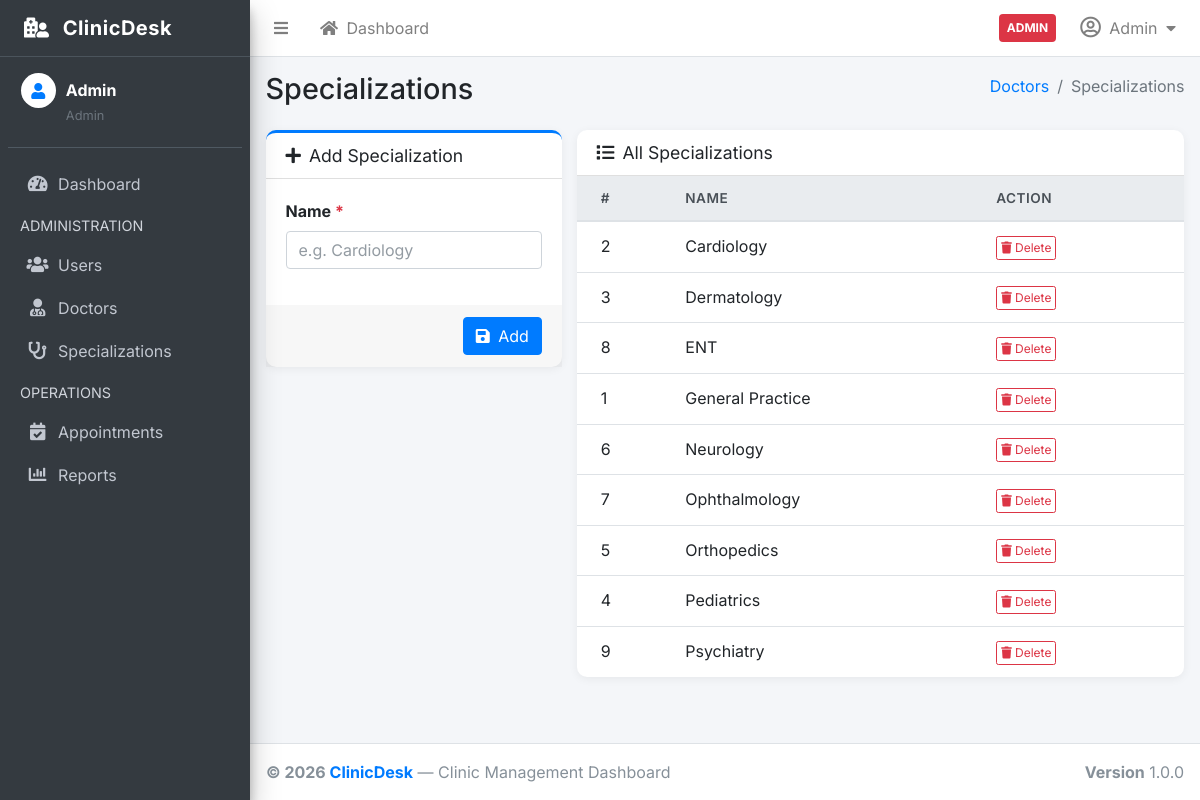
Page /index.php?page=doctors&action=specializations (signed in) on the committed database.
### tables this page shows
CREATE TABLE IF NOT EXISTS specializations (
    id   INT UNSIGNED AUTO_INCREMENT PRIMARY KEY,
    name VARCHAR(100) NOT NULL UNIQUE
);

### core/Database.php (called while the page is built, shortened)
<?php
class Database
{
    private static ?Database $instance = null;
    private mysqli $conn;
    private function __construct()
    {
        $this->conn = new mysqli(DB_HOST, DB_USER, DB_PASS, DB_NAME);
        $this->conn->set_charset(DB_CHARSET);
    }
    public static function getInstance(): self
    {
        if (self::$instance === null) {
            self::$instance = new self();
        }
        return self::$instance;
    }
    public function query(string $sql, string $types = '', array $params = []): mysqli_result|bool
    {
        $stmt = $this->conn->prepare($sql);
        $executed = $stmt->execute();
        $result = $stmt->get_result();
        if ($result instanceof mysqli_result) {
            return $result;
        }
        return true;
    }
}

### controllers/DoctorController.php (called while the page is built, shortened)
<?php
require_once __DIR__ . '/../core/Auth.php';
require_once __DIR__ . '/../core/helpers.php';
require_once __DIR__ . '/../models/SpecializationModel.php';
class DoctorController
{
    private SpecializationModel  $specs;
    public function __construct()
    {
        $this->specs   = new SpecializationModel();
    }
    public function specializations(): void
    {
        $specsList = $this->specs->getAll();
        require_once __DIR__ . '/../views/doctors/specializations.php';
    }
}

### core/Auth.php (called while the page is built, shortened)
<?php
require_once __DIR__ . '/../core/helpers.php';
class Auth
{
    public static function currentUser(): ?array
    {
        return $_SESSION['user'] ?? null;
    }
}

### core/helpers.php (called while the page is built, shortened)
<?php
function sanitize(mixed $value): string
{
    return htmlspecialchars((string) $value, ENT_QUOTES, 'UTF-8');
}

### models/BaseModel.php (called while the page is built, shortened)
<?php
require_once __DIR__ . '/../core/Database.php';
abstract class BaseModel
{
    protected Database $db;
    public function __construct()
    {
        $this->db = Database::getInstance();
    }
    protected function execute(string $sql, string $types = '', array $params = []): mysqli_result|bool
    {
        return $this->db->query($sql, $types, $params);
    }
    protected function fetchAll(string $sql, string $types = '', array $params = []): array
    {
        $result = $this->execute($sql, $types, $params);
        return $result->fetch_all(MYSQLI_ASSOC);
    }
}

### models/SpecializationModel.php (called while the page is built, shortened)
<?php
require_once __DIR__ . '/BaseModel.php';
class SpecializationModel extends BaseModel
{
    public function getAll(): array
    {
        return $this->fetchAll('SELECT * FROM specializations ORDER BY name ASC');
    }
}

### views/doctors/specializations.php (the view, shortened to what this page needs)
<?php
require_once __DIR__ . '/../../core/Auth.php';
require_once __DIR__ . '/../../core/helpers.php';
require_once __DIR__ . '/../partials/header.php';
require_once __DIR__ . '/../partials/navbar.php';
require_once __DIR__ . '/../partials/sidebar.php';
?>
<div class="content-wrapper">
  <div class="content-header">
    <div class="container-fluid">
      <div class="row mb-2">
        <div class="col-sm-6"><h1 class="m-0">Specializations</h1></div>
        <div class="col-sm-6">
          <ol class="breadcrumb float-sm-right">
            <li class="breadcrumb-item"><a href="index.php?page=doctors">Doctors</a></li>
            <li class="breadcrumb-item active">Specializations</li>
          </ol>
        </div>
      </div>
    </div>
  </div>
  <section class="content">
    <div class="container-fluid">
      <div class="row">
        <div class="col-lg-4">
          <div class="card card-outline card-primary">
            <div class="card-header">
              <h3 class="card-title"><i class="fas fa-plus mr-2"></i>Add Specialization</h3>
            </div>
            <form method="POST" action="index.php?page=doctors&action=add_specialization">
              <div class="card-body">
                <div class="form-group">
                  <label>Name <span class="text-danger">*</span></label>
                  <input type="text" name="name" class="form-control"
                         placeholder="e.g. Cardiology" required minlength="2">
                </div>
              </div>
              <div class="card-footer text-right">
                <button type="submit" class="btn btn-primary">
                  <i class="fas fa-save mr-1"></i> Add
                </button>
              </div>
            </form>
          </div>
        </div>
        <div class="col-lg-8">
          <div class="card">
            <div class="card-header">
              <h3 class="card-title"><i class="fas fa-list mr-2"></i>All Specializations</h3>
            </div>
            <div class="card-body p-0">
              <table class="table table-hover mb-0">
                <thead class="thead-light">
                  <tr><th>#</th><th>Name</th><th>Action</th></tr>
                </thead>
                <tbody>
                  <?php if (empty($specsList)): ?>
                    <tr><td colspan="3" class="text-center text-muted py-4">No specializations yet.</td></tr>
                  <?php else: ?>
                    <?php foreach ($specsList as $s): ?>
                    <tr>
                      <td><?= (int)$s['id'] ?></td>
                      <td><?= sanitize($s['name']) ?></td>
                      <td>
                        <form method="POST" action="index.php?page=doctors&action=delete_specialization"
                              class="d-inline"
                              onsubmit="return confirm('Delete specialization \'<?= sanitize(addslashes($s['name'])) ?>\'?')">
                          <button type="submit" class="btn btn-xs btn-outline-danger">
                            <i class="fas fa-trash"></i> Delete
                          </button>
                        </form>
                      </td>
                    </tr>
                    <?php endforeach; ?>
                  <?php endif; ?>
                </tbody>
              </table>
            </div>
          </div>
        </div>
      </div>
    </div>
  </section>
</div>
<?php require_once __DIR__ . '/../partials/footer.php'; ?>

### index.php (shortened to what this page needs)
<?php
require_once ROOT . '/config/database.php';
require_once ROOT . '/core/helpers.php';
require_once ROOT . '/core/Auth.php';
$page   = preg_replace('/[^a-z0-9_]/', '', strtolower($_GET['page']   ?? 'login'));
$action = preg_replace('/[^a-z0-9_]/', '', strtolower($_GET['action'] ?? 'index'));
$controller = new $controllerClass();
$methodName = match (true) {
    $page === 'login'  && $action === 'index'   => 'showLogin',
    $page === 'login'  && $action === 'process' => 'processLogin',
    $page === 'logout'                           => 'processLogout',
    $page === 'dashboard'                        => 'index',
    $page === 'users' && $action === 'index'           => 'index',
    $page === 'users' && $action === 'create'          => 'create',
    $page === 'users' && $action === 'store'           => 'store',
    $page === 'users' && $action === 'edit'            => 'edit',
    $page === 'users' && $action === 'update'          => 'update',
    $page === 'users' && $action === 'toggle'          => 'toggleActive',
    $page === 'users' && $action === 'change_password' => 'changePassword',
    $page === 'doctors' && $action === 'index'                => 'index',
    $page === 'doctors' && $action === 'edit'                 => 'edit',
    $page === 'doctors' && $action === 'update'               => 'update',
    $page === 'doctors' && $action === 'specializations'      => 'specializations',
    $page === 'doctors' && $action === 'add_specialization'   => 'addSpecialization',
    $page === 'doctors' && $action === 'delete_specialization'=> 'deleteSpecialization',
    $page === 'appointments' && $action === 'index'         => 'index',
    $page === 'appointments' && $action === 'book'          => 'book',
    $page === 'appointments' && $action === 'store'         => 'store',
    $page === 'appointments' && $action === 'show'          => 'show',
    $page === 'appointments' && $action === 'update_status' => 'updateStatus',
    $page === 'appointments' && $action === 'cancel'        => 'cancel',
    $page === 'prescriptions' && $action === 'index'    => 'index',
    $page === 'prescriptions' && $action === 'create'   => 'create',
    $page === 'prescriptions' && $action === 'store'    => 'store',
    $page === 'prescriptions' && $action === 'download' => 'download',
    $page === 'reports'                                  => 'index',
    default => 'index',
};
if (method_exists($controller, $methodName)) {
    $controller->$methodName();
} else {
    http_response_code(404);
    require_once ROOT . '/views/errors/404.php';
}

### views/partials/header.php (shortened to what this page needs)
<!DOCTYPE html>
<html lang="en">
<head>
  <link rel="stylesheet" href="<?= BASE_URL ?>/public/assets/adminlte/plugins/fontawesome-free/css/all.min.css">
  <link rel="stylesheet" href="<?= BASE_URL ?>/public/assets/adminlte/plugins/datatables-bs4/css/dataTables.bootstrap4.min.css">
  <link rel="stylesheet" href="<?= BASE_URL ?>/public/assets/adminlte/dist/css/adminlte.min.css">
</head>
<body class="hold-transition sidebar-mini layout-fixed">
<div class="wrapper">

### views/partials/navbar.php (shortened to what this page needs)
<?php
require_once __DIR__ . '/../../core/Auth.php';
$currentUser = Auth::currentUser();
?>
<nav class="main-header navbar navbar-expand navbar-white navbar-light">
  <ul class="navbar-nav">
    <li class="nav-item">
      <a class="nav-link" data-widget="pushmenu" href="#" role="button">
        <i class="fas fa-bars"></i>
      </a>
    </li>
    <li class="nav-item d-none d-sm-inline-block">
      <a href="index.php?page=dashboard" class="nav-link">
        <i class="fas fa-home mr-1"></i> Dashboard
      </a>
    </li>
  </ul>
  <ul class="navbar-nav ml-auto">
    <li class="nav-item d-flex align-items-center mr-2">
      <span class="badge badge-<?=
        $currentUser['role'] === 'admin'   ? 'danger' :
        ($currentUser['role'] === 'doctor' ? 'info'   : 'success')
      ?> p-2 text-uppercase">
        <?= sanitize($currentUser['role']) ?>
      </span>
    </li>
    <li class="nav-item dropdown">
      <a class="nav-link" data-toggle="dropdown" href="#">
        <i class="far fa-user-circle fa-lg mr-1"></i>
        <span class="d-none d-sm-inline"><?= sanitize($currentUser['name']) ?></span>
        <i class="fas fa-caret-down ml-1"></i>
      </a>
    </li>
  </ul>
</nav>

### views/partials/sidebar.php (shortened to what this page needs)
<?php
require_once __DIR__ . '/../../core/Auth.php';
$currentUser = Auth::currentUser();
$role        = $currentUser['role'];
$currentPage = $_GET['page']   ?? 'dashboard';
function sidebarActive(string $page, string $action = ''): string {
    global $currentPage, $currentAct;
    if ($currentPage !== $page) return '';
    return 'active';
}
?>
<aside class="main-sidebar sidebar-dark-primary elevation-4">
  <a href="index.php?page=dashboard" class="brand-link">
    <i class="fas fa-hospital-user ml-3 mr-2 text-white"></i>
    <span class="brand-text font-weight-bold">ClinicDesk</span>
  </a>
  <div class="sidebar">
    <div class="user-panel mt-3 pb-3 mb-3 d-flex">
      <div class="image">
        <div class="img-circle bg-white text-center d-flex align-items-center justify-content-center"
             style="width:35px;height:35px;border-radius:50%;overflow:hidden">
          <?php if (!empty($currentUser['avatar']) && file_exists($currentUser['avatar'])): ?>
            <img src="<?= BASE_URL ?>/<?= sanitize($currentUser['avatar']) ?>" alt="Avatar"
                 style="width:100%;height:100%;object-fit:cover">
          <?php else: ?>
            <i class="fas fa-user text-primary"></i>
          <?php endif; ?>
        </div>
      </div>
      <div class="info">
        <a href="index.php?page=profile" class="d-block text-white font-weight-bold">
          <?= sanitize($currentUser['name']) ?>
        </a>
        <small class="text-muted text-capitalize"><?= sanitize($role) ?></small>
      </div>
    </div>
    <nav class="mt-2">
      <ul class="nav nav-pills nav-sidebar flex-column" data-widget="treeview" role="menu">
        <li class="nav-item">
          <a href="index.php?page=dashboard" class="nav-link <?= sidebarActive('dashboard') ?>">
            <i class="nav-icon fas fa-tachometer-alt"></i>
            <p>Dashboard</p>
          </a>
        </li>
        <?php if ($role === 'admin'): ?>
          <li class="nav-header">ADMINISTRATION</li>
          <li class="nav-item">
            <a href="index.php?page=users" class="nav-link <?= sidebarActive('users') ?>">
              <i class="nav-icon fas fa-users"></i>
              <p>Users</p>
            </a>
          </li>
          <li class="nav-item">
            <a href="index.php?page=doctors" class="nav-link <?= sidebarActive('doctors') ?>">
              <i class="nav-icon fas fa-user-md"></i>
              <p>Doctors</p>
            </a>
          </li>
          <li class="nav-item">
            <a href="index.php?page=doctors&action=specializations" class="nav-link <?= sidebarActive('doctors','specializations') ?>">
              <i class="nav-icon fas fa-stethoscope"></i>
              <p>Specializations</p>
            </a>
          </li>
          <li class="nav-header">OPERATIONS</li>
          <li class="nav-item">
            <a href="index.php?page=appointments" class="nav-link <?= sidebarActive('appointments') ?>">
              <i class="nav-icon fas fa-calendar-check"></i>
              <p>Appointments</p>
            </a>
          </li>
          <li class="nav-item">
            <a href="index.php?page=reports" class="nav-link <?= sidebarActive('reports') ?>">
              <i class="nav-icon fas fa-chart-bar"></i>
              <p>Reports</p>
            </a>
          </li>
        <?php endif; ?>
      </ul>
    </nav>
  </div>
</aside>

### views/partials/footer.php (shortened to what this page needs)
    </div>
    <footer class="main-footer">
      <strong>© <?= date('Y') ?> <a href="#"><?= sanitize(APP_NAME) ?></a></strong>
      &mdash; Clinic Management Dashboard
      <div class="float-right d-none d-sm-inline-block">
        <b>Version</b> <?= APP_VERSION ?>
      </div>
    </footer>
</body>
</html>

### views/partials/header.php (style rules this page uses)
body { font-family: 'Inter', sans-serif; }
.brand-text { font-weight: 700; letter-spacing: 0.5px; }
.card { border-radius: 10px; box-shadow: 0 2px 10px rgba(0,0,0,.06); }
.badge { font-size: .75em; padding: .35em .6em; }
.table th { font-weight: 600; font-size: .85rem; text-transform: uppercase; letter-spacing: .5px; }

### rows in the picture
specializations: id "2", name "Cardiology"
specializations: id "3", name "Dermatology"
specializations: id "8", name "ENT"
specializations: id "1", name "General Practice"
specializations: id "6", name "Neurology"
specializations: id "7", name "Ophthalmology"
specializations: id "5", name "Orthopedics"
specializations: id "4", name "Pediatrics"
specializations: id "9", name "Psychiatry"

### other values in the picture
$currentUser['role'] "ADMIN"
$currentUser['name'] "Admin"
$role "Admin"
APP_NAME "ClinicDesk"
APP_VERSION "1.0.0"
